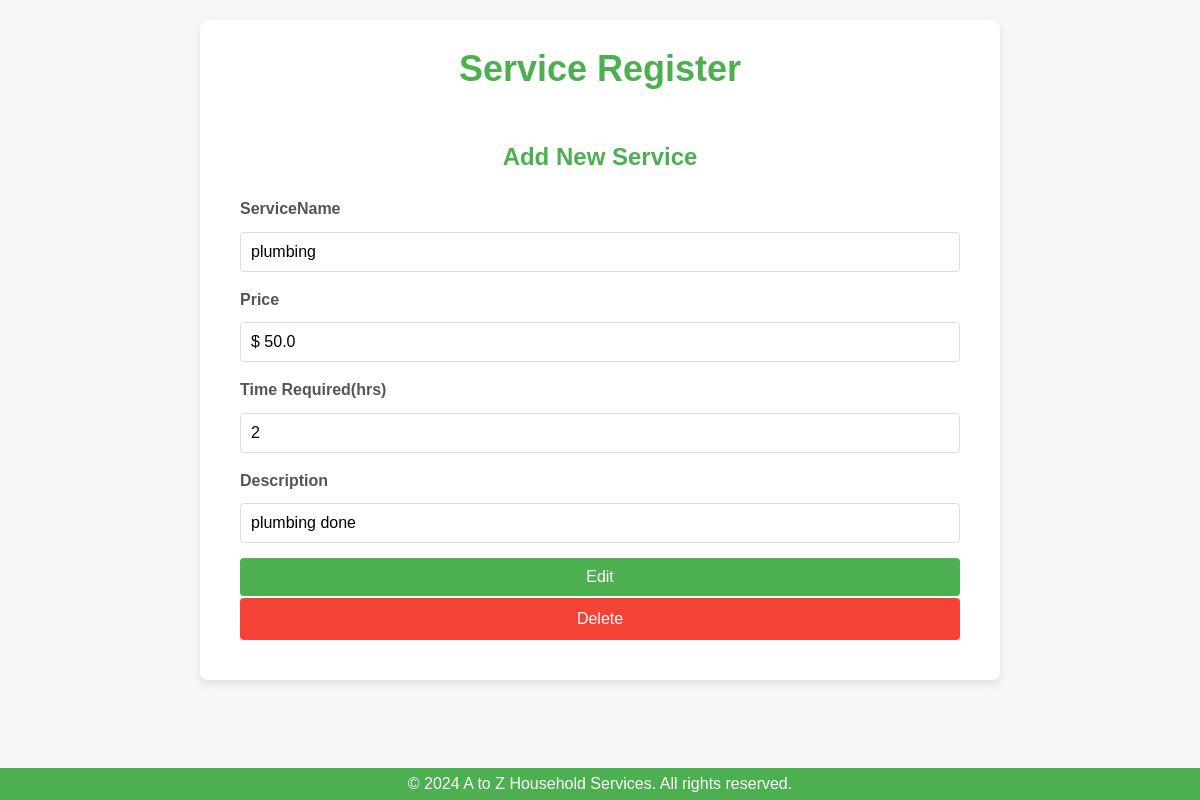
/admin/editservice/1, run on the app's committed database.
### backend/models.py (models this page shows)
class Service(db.Model):
    __tablename__ = 'services'
    id = db.Column(db.Integer, primary_key=True)
    name = db.Column(db.String(120), nullable=False)
    price = db.Column(db.Float, nullable=False)
    time_required = db.Column(db.String(50), nullable=False)  # e.g., "2 hours"
    description = db.Column(db.Text, nullable=True)

### backend/controllers.py (the view, shortened to what this page needs)
@app.route("/admin/editservice/<id>", methods=['GET','POST'])
def admin_edit_service(id):
    service = get_service(id)
    return render_template("admin_edit_service.html",service=service)

### backend/controllers.py (called while the page is built)
def get_service(id):
    service = Service.query.filter_by(id=id).first()
    return service

### templates/admin_edit_service.html (shortened to what this page needs)
<!DOCTYPE html>
<html lang="en">
<head>
    <link rel="stylesheet" href="/static/forms.css">
</head>
<body>
    <div class="my-container">
        <div class="center">
            <h1>Service Register</h1>
        </div>
        <div class="my-panel">
            <div class="center">
                <h3>Add New Service</h3>
            </div>
            <form action="/admin/editservice/{{service.id}}" method="POST">
                <div class="input-form">
                    <div class="form-group">
                        <label for="service_name" class="form-label">ServiceName</label>
                        <input type="text" class="form-control" name="service_name" id="service_name" value="{{service.name}}">
                    </div>
                    <div class="form-group">
                        <label for="price" class="form-label">Price</label>
                        <input type="text" class="form-control" name="price" id="price" value="$ {{service.price}}">
                    </div>
                    <div class="form-group">
                        <label for="time_required" class="form-label">Time Required(hrs)</label>
                        <input type="text" class="form-control" name="time_required" id="time_required" value="{{service.time_required}}">
                    </div>
                    <div class="form-group">
                        <label for="description" class="form-label">Description</label>
                        <input type="text" class="form-control" name="description" id="description" value="{{service.description}}">
                    </div>
                    <div class="form-group">
                        <button type="submit" class="btn btn-primary">Edit</button>
                        <a class="btn btn-secondary" href="/admin/deleteservice/{{service.id}}">Delete</a>
                    </div>
                </div>
            </form>
        </div>
    </div>
    <footer>
        <p>&copy; 2024 A to Z Household Services. All rights reserved.</p>
    </footer>
</body>
</html>

### static/forms.css (style rules this page uses)
* { margin: 0; padding: 0; box-sizing: border-box; }
body { font-family: Arial, sans-serif; background-color: #f7f7f7; color: #333; line-height: 1.6; display: flex; flex-direction: column; justify-content: space-between; align-items: center; height: 100vh; }
.my-container { width: 100%; max-width: 800px; margin: 20px auto; padding: 20px; background-color: #ffffff; box-shadow: 0 4px 8px rgba(0, 0, 0, 0.1); border-radius: 8px; }
.center { text-align: center; }
.my-panel { padding: 20px; }
h1 { color: #4CAF50; font-size: 36px; margin-bottom: 20px; }
h3 { color: #4CAF50; font-size: 24px; margin-bottom: 20px; }
.input-form { display: flex; flex-direction: column; gap: 15px; }
.form-group { display: flex; flex-direction: column; }
.form-label { margin-bottom: 5px; font-weight: bold; color: #555; }
.form-control { padding: 10px; font-size: 16px; border: 1px solid #ddd; border-radius: 4px; width: 100%; margin-top: 5px; }
.btn { padding: 10px 15px; font-size: 16px; border: none; border-radius: 4px; cursor: pointer; text-align: center; }
.btn-primary { background-color: #4CAF50; color: white; transition: background-color 0.3s; }
.btn-secondary { display: inline-block; width: 100%; text-decoration: none; text-align: center; font-size: 16px; background-color: #f44336; color: white; padding: 8px 16px; border-radius: 4px; cursor: pointer; margin-top: 2px; transition: transform 0.3s ease-in-out }
a { color: #4CAF50; text-decoration: none; }
footer { background-color: #4CAF50; color: white; text-align: center; width: 100%; padding: 3px 0; bottom: 0; }

### data on the page
Service: service_name "plumbing", price "$ 50.0", time_required "2", description "plumbing done"
